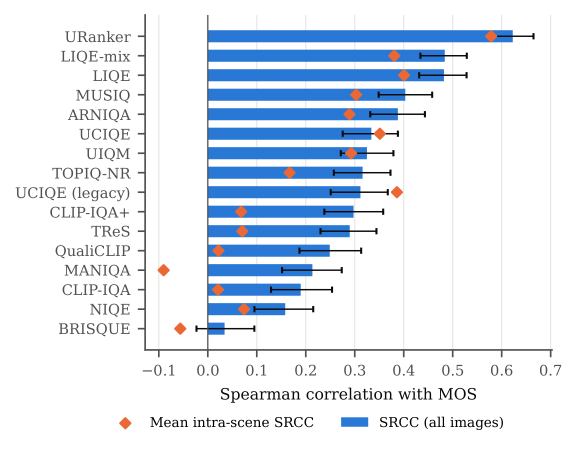
#> input picture report/assets/fig_o1_srcc.png, 1155 x 901 px (shown at 1/2 size)
$ python -i classical.py   (imports and definitions only)   (older library calls are emulated)
#> lines starting #> are read from the running program, lines starting #| are printed output that depends on the picture
"""Classical / physics-based UIE baselines (CPU, no weights needed).

All functions: uint8 RGB in, uint8 RGB out.

* clahe        — CLAHE on the L channel of CIELab
* gray_world   — gray-world white balance
* udcp         — Underwater Dark Channel Prior, Drews Jr. et al., ICCVW 2013
* fusion       — Colour balance + multi-scale fusion, Ancuti et al., TIP 2018

These are faithful-but-compact re-implementations, not the authors' code.
Say so in the paper.
"""
from __future__ import annotations

import cv2
import numpy as np


def _f(img):  # uint8 -> float32 [0,1]
    return img.astype(np.float32) / 255.0


def _u8(x):
    return np.clip(x * 255.0 + 0.5, 0, 255).astype(np.uint8)


def clahe(img: np.ndarray, clip: float = 2.0, tiles: int = 8) -> np.ndarray:
    lab = cv2.cvtColor(img, cv2.COLOR_RGB2LAB)
    lab[..., 0] = cv2.createCLAHE(clipLimit=clip, tileGridSize=(tiles, tiles)).apply(lab[..., 0])
    return cv2.cvtColor(lab, cv2.COLOR_LAB2RGB)


def _gray_world(x: np.ndarray) -> np.ndarray:
    means = x.reshape(-1, 3).mean(0) + 1e-6
    return np.clip(x * (means.mean() / means), 0, 1)


def gray_world(img: np.ndarray) -> np.ndarray:
    return _u8(_gray_world(_f(img)))


# ---------------------------------------------------------------- UDCP
def _guided_filter(guide: np.ndarray, src: np.ndarray, r: int = 40, eps: float = 1e-3):
    box = lambda a: cv2.boxFilter(a, -1, (r, r))
    mi, mp = box(guide), box(src)
    cov = box(guide * src) - mi * mp
    var = box(guide * guide) - mi * mi
    a = cov / (var + eps)
    b = mp - a * mi
    return box(a) * guide + box(b)


def udcp(img: np.ndarray, patch: int = 15, omega: float = 0.95, t0: float = 0.1) -> np.ndarray:
    x = _f(img)
    kernel = np.ones((patch, patch), np.uint8)
    dark = cv2.erode(x[..., 1:].min(axis=2), kernel)  # G,B only
    n = max(1, int(dark.size * 0.001))
    idx = np.argpartition(dark.ravel(), -n)[-n:]
    A = x.reshape(-1, 3)[idx].mean(0)
    A = np.maximum(A, 1e-3)
    t = 1 - omega * cv2.erode((x[..., 1:] / A[1:]).min(axis=2), kernel)
    gray = cv2.cvtColor(img, cv2.COLOR_RGB2GRAY).astype(np.float32) / 255.0
    t = np.clip(_guided_filter(gray, t.astype(np.float32)), t0, 1)[..., None]
    return _u8((x - A) / t + A)


# ---------------------------------------------------------------- Ancuti fusion
def _red_compensate(x: np.ndarray, alpha: float = 1.0) -> np.ndarray:
#> called with alpha = 1
    r, g = x[..., 0], x[..., 1]
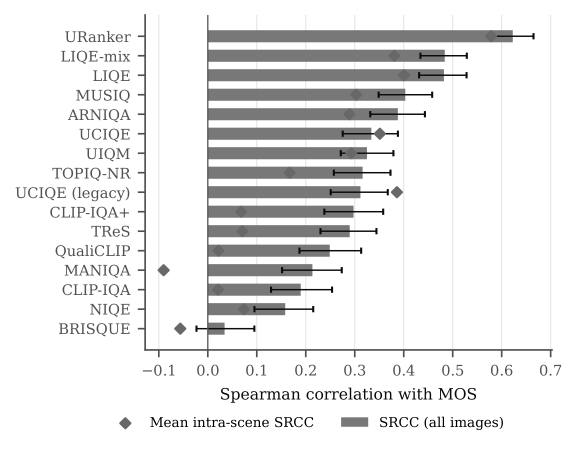
#> g: shape (901, 1155) float32 (shown at 1/2 size); min 0, max 1, mean 0.911
    x = x.copy()
    x[..., 0] = np.clip(r + alpha * (g.mean() - r.mean()) * (1 - r) * g, 0, 1)
    return x


def _norm(x):
    lo, hi = x.min(), x.max()
    return (x - lo) / (hi - lo + 1e-6)


def _weights(x: np.ndarray) -> np.ndarray:
    lum = cv2.cvtColor(x, cv2.COLOR_RGB2GRAY)
    w_lap = np.abs(cv2.Laplacian(lum, cv2.CV_32F))
    lab = cv2.cvtColor(x, cv2.COLOR_RGB2LAB)
    blur = cv2.GaussianBlur(lab, (5, 5), 0)
    w_sal = np.linalg.norm(lab.reshape(-1, 3).mean(0) - blur, axis=2)
    w_sat = np.sqrt(((x - lum[..., None]) ** 2).mean(axis=2))
    return w_lap + _norm(w_sal) + w_sat


def _gauss_pyr(x, n):
    p = [x]
    for _ in range(n - 1):
        p.append(cv2.pyrDown(p[-1]))
    return p


def _lap_pyr(x, n):
    g = _gauss_pyr(x, n)
    out = [g[i] - cv2.pyrUp(g[i + 1], dstsize=g[i].shape[1::-1]) for i in range(n - 1)]
    return out + [g[-1]]


def fusion(img: np.ndarray, gamma: float = 2.0, levels: int | None = None) -> np.ndarray:
    x = _gray_world(_red_compensate(_f(img))).astype(np.float32)
#> in _gray_world, `means = x.reshape(-1, 3).mean(0) + 1e-6`: means = [0.883, 0.911, 0.95]
    in1 = np.power(x, gamma).astype(np.float32)                       # gamma-corrected
    blur = cv2.GaussianBlur(x, (0, 0), 2)
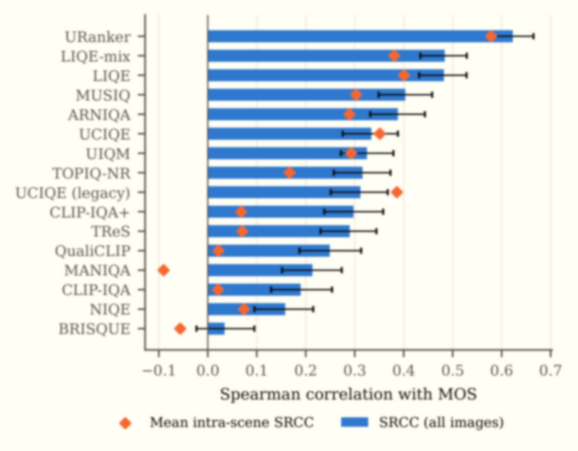
#> blur: shape (901, 1155, 3) float32 (shown at 1/2 size); mean R, G, B 0.885, 0.912, 0.908
    in2 = ((x + _norm(x - blur)) / 2).astype(np.float32)               # sharpened
#> in _norm, `lo, hi = x.min(), x.max()`: lo = -0.801; hi = 0.576
#> in _norm, `return (x - lo) / (hi - lo + 1e-6)`:
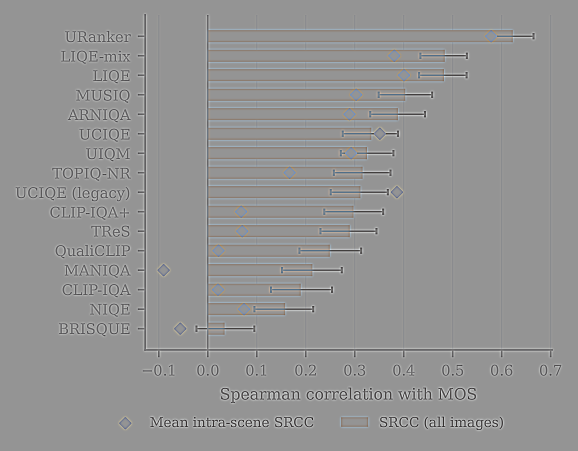
#> returned value: shape (901, 1155, 3) float32 (shown at 1/2 size); mean of channels 0, 1, 2 0.582, 0.583, 0.583; drawn as B, G, R
    w = np.stack([_weights(in1), _weights(in2)]) + 0.1
#> in _weights, `lab = cv2.cvtColor(x, cv2.COLOR_RGB2LAB)`: lab: shape (901, 1155, 3) float32; mean of channels 0, 1, 2 87.3, 1, 1.2
#> in _weights, `blur = cv2.GaussianBlur(lab, (5, 5), 0)`: blur: shape (901, 1155, 3) float32; mean of channels 0, 1, 2 87.4, 1, 1.3
#> in _weights (call 2), `lum = cv2.cvtColor(x, cv2.COLOR_RGB2GRAY)`:
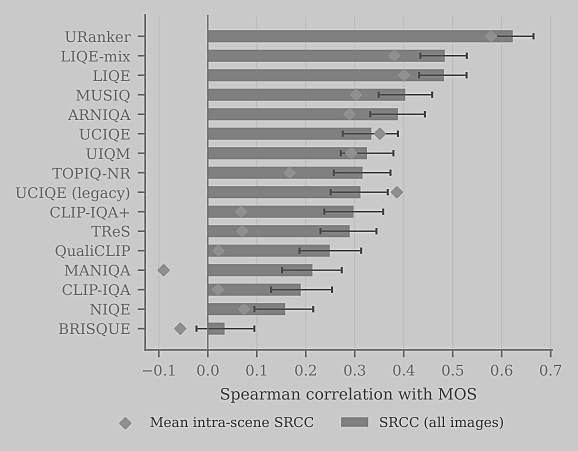
#> lum: shape (901, 1155) float32 (shown at 1/2 size); min 0.00245, max 0.996, mean 0.743
#> in _weights (call 2), `lab = cv2.cvtColor(x, cv2.COLOR_RGB2LAB)`: lab: shape (901, 1155, 3) float32; mean of channels 0, 1, 2 76.1, -0.6, -0.7
#> in _weights (call 2), `blur = cv2.GaussianBlur(lab, (5, 5), 0)`: blur: shape (901, 1155, 3) float32; mean of channels 0, 1, 2 76.1, -0.6, -0.7
#> in _weights (call 2), `w_sat = np.sqrt(((x - lum[..., None]) ** 2).mean(axis=2))`:
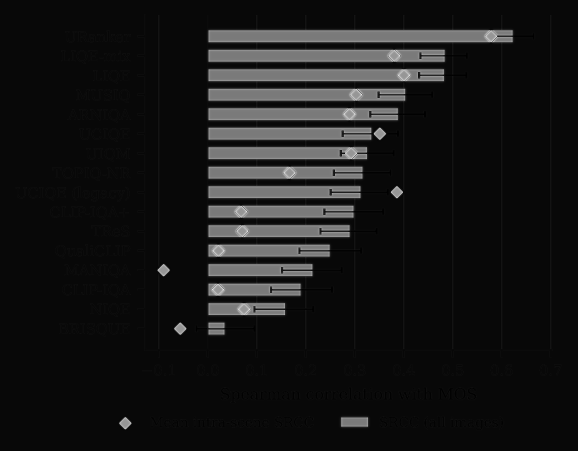
#> w_sat: shape (901, 1155) float32 (shown at 1/2 size); min 0.000455, max 0.272, mean 0.0256; drawn with min black and max white
#> in _weights (call 2), `return w_lap + _norm(w_sal) + w_sat`:
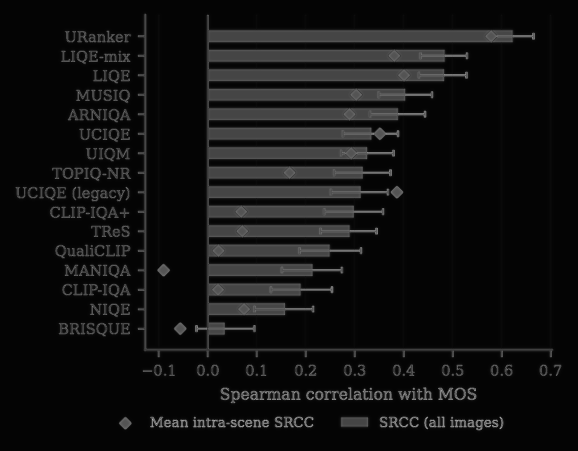
#> returned value: shape (901, 1155) float32 (shown at 1/2 size); min 0.0509, max 2.54, mean 0.225; drawn with min black and max white
    w = (w / w.sum(0, keepdims=True)).astype(np.float32)
    if levels is None:
        levels = max(1, int(np.log2(min(img.shape[:2]))) - 4)
#> levels = 5
    out = None
    for inp, wk in zip((in1, in2), w):
        lp = _lap_pyr(inp, levels)
        gw = _gauss_pyr(wk, levels)
        fused = [l * g[..., None] for l, g in zip(lp, gw)]
        out = fused if out is None else [a + b for a, b in zip(out, fused)]
#> this loop made 2 passes
    res = out[-1]
    for lev in reversed(out[:-1]):
        res = cv2.pyrUp(res, dstsize=lev.shape[1::-1]) + lev
#> this loop made 4 passes
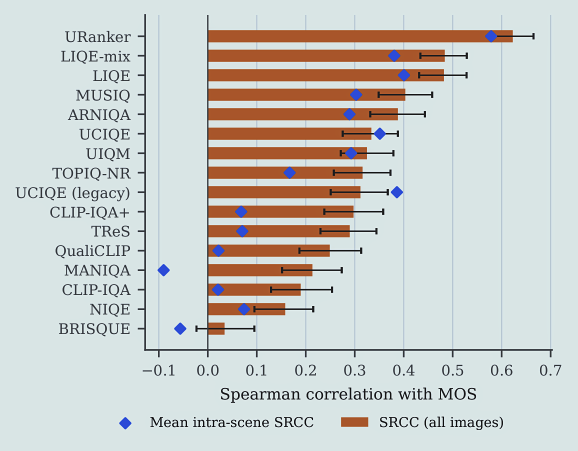
#> res: shape (901, 1155, 3) float32 (shown at 1/2 size); mean of channels 0, 1, 2 0.81, 0.825, 0.818; drawn with min black and max white
    return _u8(res)


CLASSICAL = {"clahe": clahe, "gray_world": gray_world, "udcp": udcp, "fusion": fusion}

>>> import cv2
>>> picture = cv2.cvtColor(cv2.imread('../../../report/assets/fig_o1_srcc.png'), cv2.COLOR_BGR2RGB)
>>> result = fusion(picture)

$ run again, on report/assets/fig_o2_sweeps.png
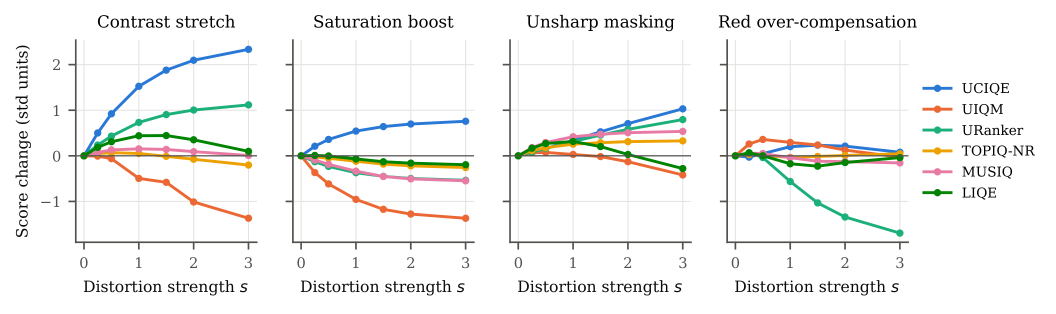
#> input picture report/assets/fig_o2_sweeps.png, 2111 x 627 px (shown at 1/2 size)
#> means = [0.954, 0.955, 0.948]
#> lo = -0.805; hi = 0.84
#> lab: shape (627, 2111, 3) float32; mean of channels 0, 1, 2 92.5, 1.2, 0.2
#> lab: shape (627, 2111, 3) float32; mean of channels 0, 1, 2 75.1, 0.1, 0.3
#> in _weights (call 2), `w_sat = np.sqrt(((x - lum[..., None]) ** 2).mean(axis=2))`:
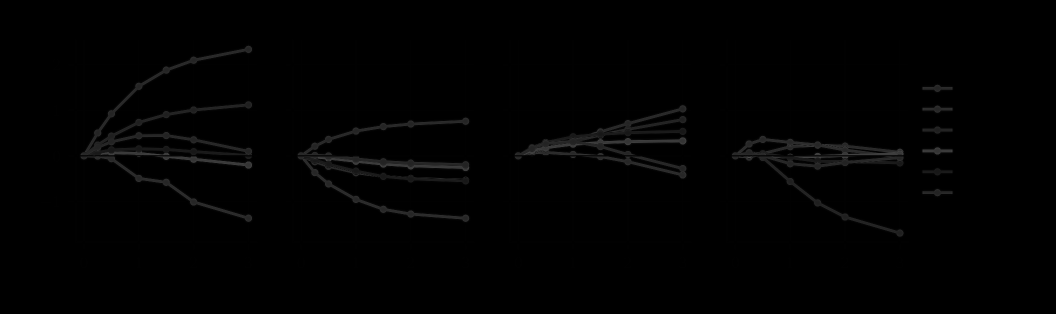
#> w_sat: shape (627, 2111) float32 (shown at 1/2 size); min 1.8e-06, max 0.315, mean 0.00721
#> the loop in fusion, `for inp, wk in zip((in1, in2), w):` made 2 passes
#> the loop in fusion, `for lev in reversed(out[:-1]):` made 4 passes
#> after the loop in fusion, `for lev in reversed(out[:-1]):`:
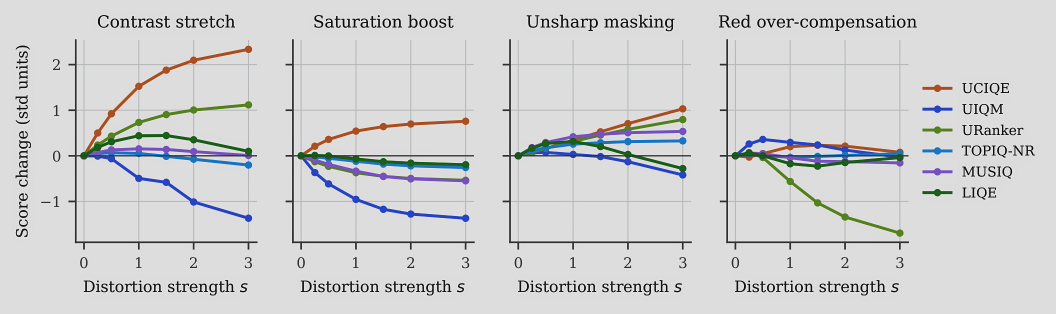
#> res: shape (627, 2111, 3) float32 (shown at 1/2 size); mean of channels 0, 1, 2 0.837, 0.834, 0.836; drawn with min black and max white

$ run again, on report/assets/fig_o3_delta.png
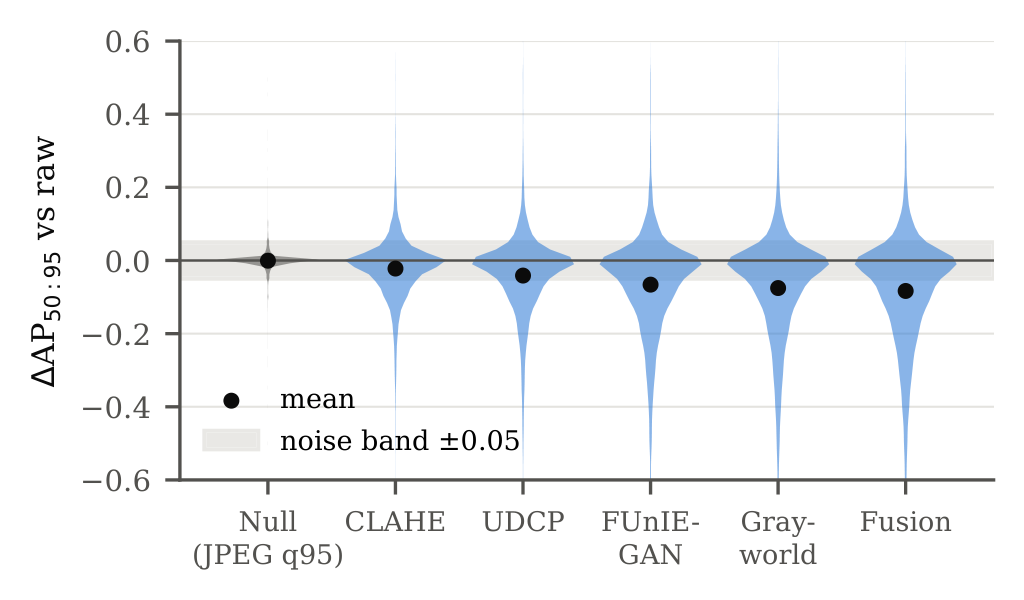
#> input picture report/assets/fig_o3_delta.png, 1024 x 600 px
#> x: shape (600, 1024, 3) float32; mean of channels 0, 1, 2 0.953, 0.96, 0.969
#> means = [0.953, 0.96, 0.969]
#> lo = -0.784; hi = 0.546
#> lab: shape (600, 1024, 3) float32; mean of channels 0, 1, 2 94.2, -0.3, 0.1
#> lab: shape (600, 1024, 3) float32; mean of channels 0, 1, 2 79.2, -0.2, -0.1
#> in _weights (call 2), `return w_lap + _norm(w_sal) + w_sat`:
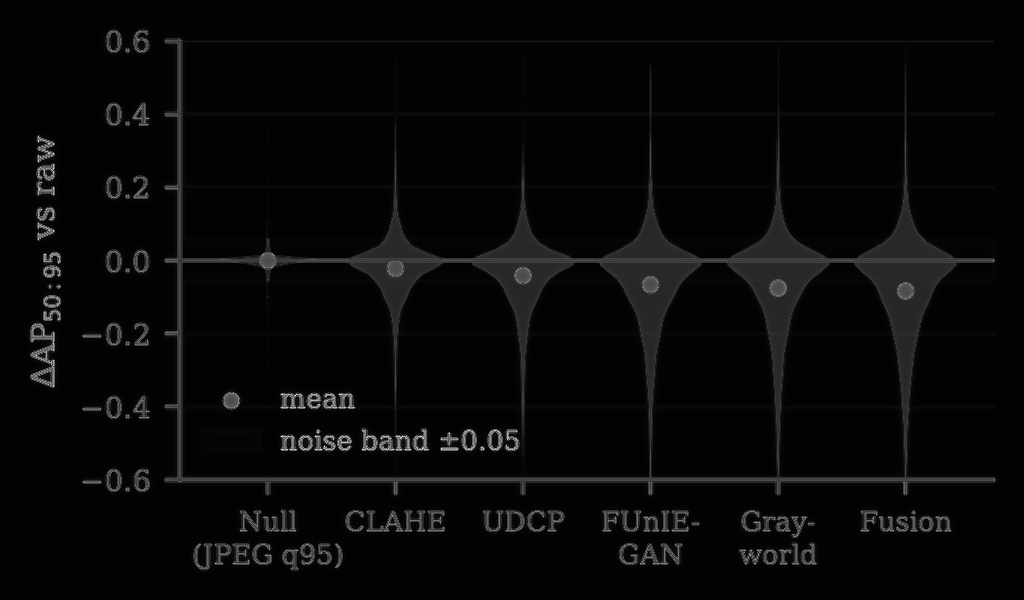
#> returned value: shape (600, 1024) float32; min 0.0131, max 2.63, mean 0.104; drawn with min black and max white
#> the loop in fusion, `for inp, wk in zip((in1, in2), w):` made 2 passes
#> the loop in fusion, `for lev in reversed(out[:-1]):` made 4 passes
#> after the loop in fusion, `for lev in reversed(out[:-1]):`:
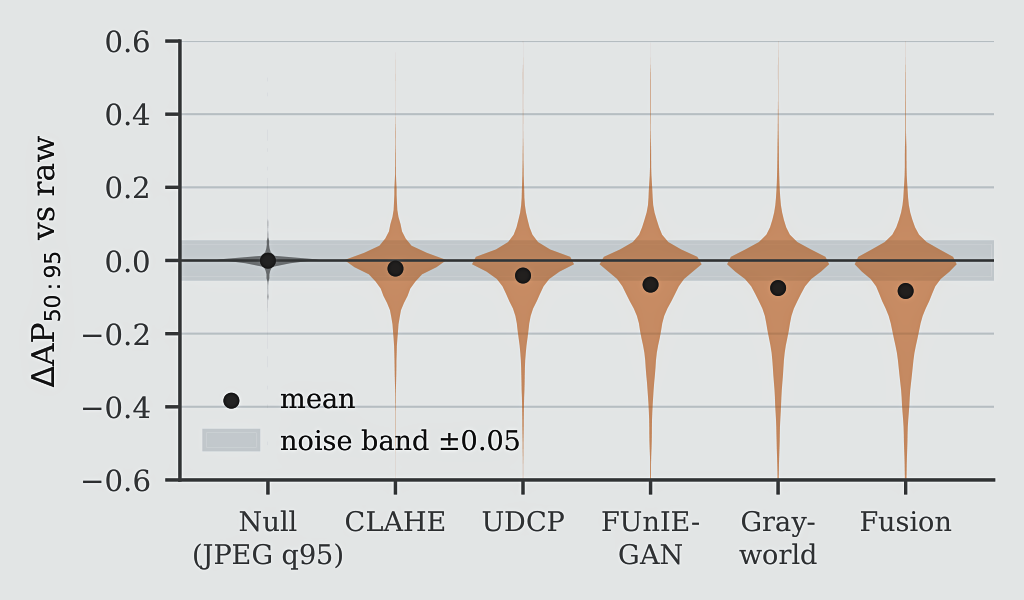
#> res: shape (600, 1024, 3) float32; mean of channels 0, 1, 2 0.857, 0.863, 0.866; drawn with min black and max white

$ run again, on report/assets/fig_o5_policies.png
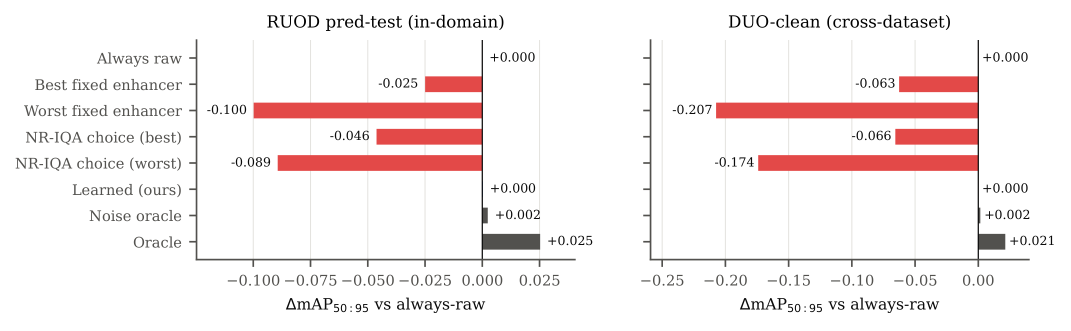
#> input picture report/assets/fig_o5_policies.png, 2141 x 661 px (shown at 1/2 size)
#> means = [0.965, 0.933, 0.932]
#> lo = -0.787; hi = 0.537
#> lab: shape (661, 2141, 3) float32; mean of channels 0, 1, 2 91.1, 0, 1.5
#> lab: shape (661, 2141, 3) float32; mean of channels 0, 1, 2 77.9, 0.7, 0.4
#> the loop in fusion, `for inp, wk in zip((in1, in2), w):` made 2 passes
#> the loop in fusion, `for lev in reversed(out[:-1]):` made 4 passes
#> after the loop in fusion, `for lev in reversed(out[:-1]):`:
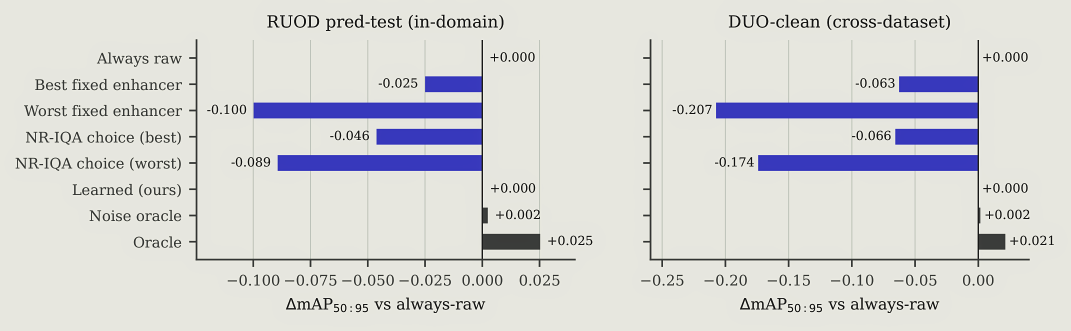
#> res: shape (661, 2141, 3) float32 (shown at 1/2 size); mean of channels 0, 1, 2 0.845, 0.851, 0.851; drawn with min black and max white
